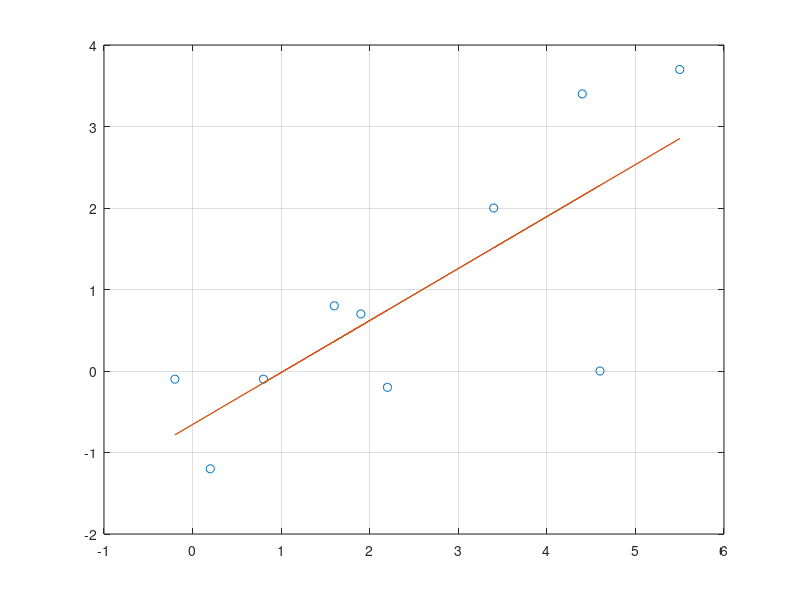
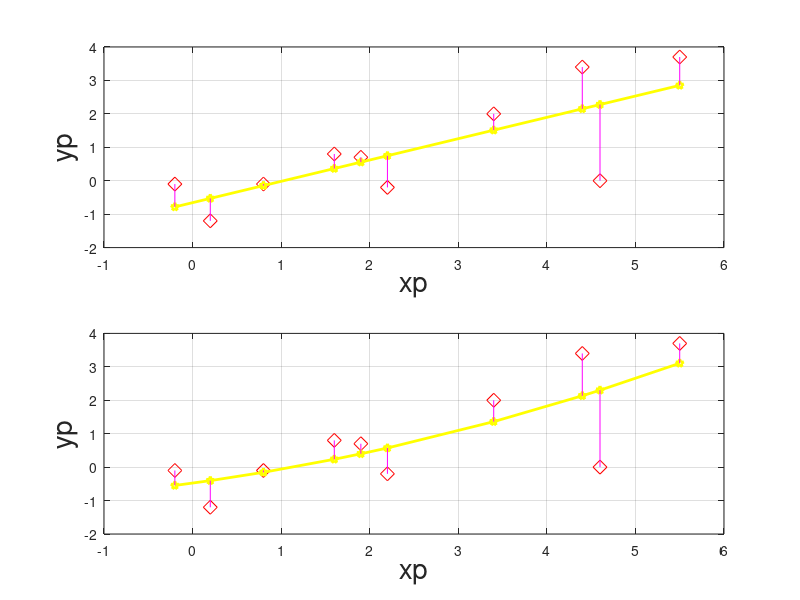

Recreate these plots in MATLAB, in order.
xp = [1.9 0.8 2.2 0.2 -0.2 4.4 4.6 1.6 5.5 3.4];
yp = [0.7 -0.1 -0.2 -1.2 -0.1 3.4 0.0 0.8 3.7 2.0];

y = @(b) b(1)+xp*b(2);
ysum = @(b) sum((y(b)-yp).^2);
newb = fminsearch(ysum, [0 0]);
plot(xp, yp, 'o')
grid on, hold on
plot(xp, y(newb))
figure(2)
plot(xp, y(newb)-yp, 'o');grid on

% First need to sort a otherwise when we go to plot it, it will look like a mess!
[xp, sortOrder] = sort(xp, 'ascend');
yp = yp(sortOrder); % Need to sort b the same way.
% First compute the linear fit.
linearCoeffs = polyfit(xp, yp, 1);
Slope = linearCoeffs(2)
Intercept = linearCoeffs(1)
% Plot training data and fitted data.
subplot(2, 1, 1);
xpFitted = xp; % Evalutate the fit as the same x coordinates.
ypFitted = polyval(linearCoeffs, xpFitted);
plot(xp, yp, 'rd', 'MarkerSize', 10);
hold on;
plot(xpFitted, ypFitted, 'yp-', 'LineWidth', 2);
grid on;
xlabel('xp', 'FontSize', 20);
ylabel('yp', 'FontSize', 20);
% Plot residuals as lines from actual data to fitted line.
for k = 1 : length(xp)
	yActual = yp(k);
	yFit = ypFitted(k);
	x = xp(k);
	line([x, x], [yFit, yActual], 'Color', 'm');
end
% Do the same for a quadratic fit.
quadraticCoeffs = polyfit(xp, yp, 2);
% Plot training data and fitted data.
subplot(2, 1, 2);
xpFitted = xp; % Evalutate the fit as the same x coordinates.
ypFitted = polyval(quadraticCoeffs, xpFitted);
plot(xp, yp, 'rd', 'MarkerSize', 10);
hold on;
plot(xpFitted, ypFitted, 'yp-', 'LineWidth', 2);
grid on;
xlabel('xp', 'FontSize', 20);
ylabel('yp', 'FontSize', 20);
% Plot residuals as lines from actual data to fitted line.
for k = 1 : length(xp)
	yActual = yp(k);
	yFit = ypFitted(k);
	x = xp(k);
	line([x, x], [yFit, yActual], 'Color', 'm');
end
